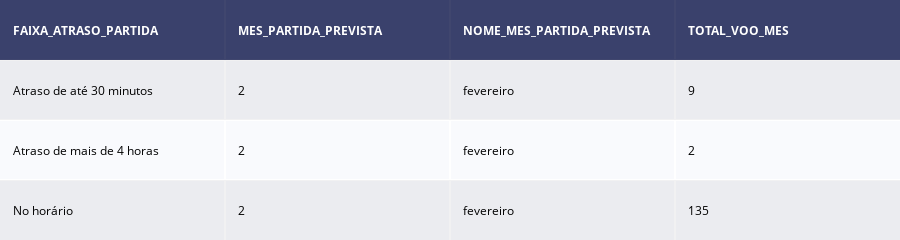

Notebook source saved alongside this figure:
### Code cell
fig = ff.create_table(dataframe_total)



fig.show()

### Figure 1 — Plotly figure (JSON) as saved in the notebook; plotly's stock layout.template omitted (floating-point values rounded to 4 significant figures)
{"data": [{"colorscale": [[0, "#00083e"], [0.5, "#ededee"], [1, "#ffffff"]], "hoverinfo": "none", "opacity": 0.75, "showscale": false, "type": "heatmap", "z": [[0, 0, 0, 0], [0.5, 0.5, 0.5, 0.5], [1, 1, 1, 1], [0.5, 0.5, 0.5, 0.5]]}], "layout": {"annotations": [{"align": "left", "font": {"color": "#ffffff"}, "showarrow": false, "text": "<b>FAIXA_ATRASO_PARTIDA</b>", "x": -0.45, "xanchor": "left", "xref": "x", "y": 0, "yref": "y"}, {"align": "left", "font": {"color": "#ffffff"}, "showarrow": false, "text": "<b>MES_PARTIDA_PREVISTA</b>", "x": 0.55, "xanchor": "left", "xref": "x", "y": 0, "yref": "y"}, {"align": "left", "font": {"color": "#ffffff"}, "showarrow": false, "text": "<b>NOME_MES_PARTIDA_PREVISTA</b>", "x": 1.55, "xanchor": "left", "xref": "x", "y": 0, "yref": "y"}, {"align": "left", "font": {"color": "#ffffff"}, "showarrow": false, "text": "<b>TOTAL_VOO_MES</b>", "x": 2.55, "xanchor": "left", "xref": "x", "y": 0, "yref": "y"}, {"align": "left", "font": {"color": "#000000"}, "showarrow": false, "text": "Atraso de até 30 minutos", "x": -0.45, "xanchor": "left", "xref": "x", "y": 1, "yref": "y"}, {"align": "left", "font": {"color": "#000000"}, "showarrow": false, "text": "2", "x": 0.55, "xanchor": "left", "xref": "x", "y": 1, "yref": "y"}, {"align": "left", "font": {"color": "#000000"}, "showarrow": false, "text": "fevereiro", "x": 1.55, "xanchor": "left", "xref": "x", "y": 1, "yref": "y"}, {"align": "left", "font": {"color": "#000000"}, "showarrow": false, "text": "9", "x": 2.55, "xanchor": "left", "xref": "x", "y": 1, "yref": "y"}, {"align": "left", "font": {"color": "#000000"}, "showarrow": false, "text": "Atraso de mais de 4 horas", "x": -0.45, "xanchor": "left", "xref": "x", "y": 2, "yref": "y"}, {"align": "left", "font": {"color": "#000000"}, "showarrow": false, "text": "2", "x": 0.55, "xanchor": "left", "xref": "x", "y": 2, "yref": "y"}, {"align": "left", "font": {"color": "#000000"}, "showarrow": false, "text": "fevereiro", "x": 1.55, "xanchor": "left", "xref": "x", "y": 2, "yref": "y"}, {"align": "left", "font": {"color": "#000000"}, "showarrow": false, "text": "2", "x": 2.55, "xanchor": "left", "xref": "x", "y": 2, "yref": "y"}, {"align": "left", "font": {"color": "#000000"}, "showarrow": false, "text": "No horário", "x": -0.45, "xanchor": "left", "xref": "x", "y": 3, "yref": "y"}, {"align": "left", "font": {"color": "#000000"}, "showarrow": false, "text": "2", "x": 0.55, "xanchor": "left", "xref": "x", "y": 3, "yref": "y"}, {"align": "left", "font": {"color": "#000000"}, "showarrow": false, "text": "fevereiro", "x": 1.55, "xanchor": "left", "xref": "x", "y": 3, "yref": "y"}, {"align": "left", "font": {"color": "#000000"}, "showarrow": false, "text": "135", "x": 2.55, "xanchor": "left", "xref": "x", "y": 3, "yref": "y"}], "height": 170, "margin": {"b": 0, "l": 0, "r": 0, "t": 0}, "xaxis": {"dtick": 1, "gridwidth": 2, "showticklabels": false, "tick0": -0.5, "ticks": "", "zeroline": false}, "yaxis": {"autorange": "reversed", "dtick": 1, "gridwidth": 2, "showticklabels": false, "tick0": 0.5, "ticks": "", "zeroline": false}}}
